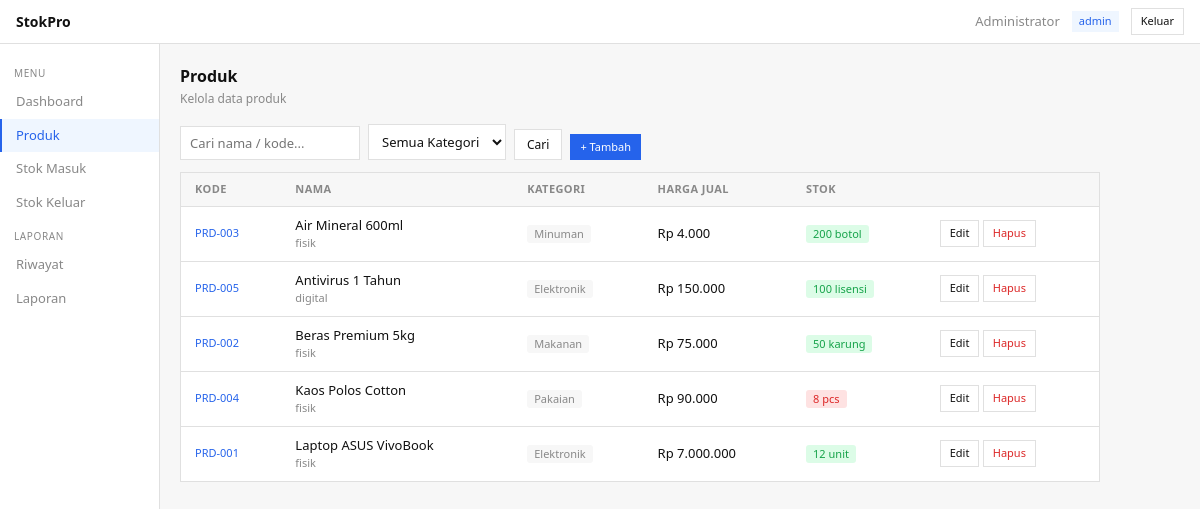
Screenshot of /index.php?page=produk (signed in) with the database file from the repository.
### tables this page shows
CREATE TABLE IF NOT EXISTS produk (
    id          INT AUTO_INCREMENT PRIMARY KEY,
    kode        VARCHAR(20)  NOT NULL UNIQUE,
    nama        VARCHAR(150) NOT NULL,
    kategori    ENUM('Elektronik','Makanan','Minuman','Pakaian','Lainnya') NOT NULL,
    jenis       ENUM('fisik','digital') NOT NULL DEFAULT 'fisik',
    satuan      VARCHAR(20)  NOT NULL,
    harga_beli  INT          NOT NULL DEFAULT 0,
    harga_jual  INT          NOT NULL DEFAULT 0,
    stok        INT          NOT NULL DEFAULT 0,
    min_stok    INT          NOT NULL DEFAULT 5,
    deskripsi   TEXT,
     
    link_download VARCHAR(255) DEFAULT NULL,
    masa_aktif    VARCHAR(50)  DEFAULT NULL,
    created_at  DATETIME DEFAULT CURRENT_TIMESTAMP,
    updated_at  DATETIME DEFAULT CURRENT_TIMESTAMP ON UPDATE CURRENT_TIMESTAMP
);

### config/autoload.php (called while the page is built, shortened)
<?php
spl_autoload_register(function (string $class): void {
    $prefix = 'StokPro\\';
    $base   = __DIR__ . '/../src/';
    $relative = substr($class, strlen($prefix));
    if (strncmp('Config\\', $relative, 7) === 0) {
        $file = __DIR__ . '/' . substr($relative, 7) . '.php';
    } else {
        $file = $base . str_replace('\\', '/', $relative) . '.php';
    }
});
function rupiah(int|float $n): string
{
    return 'Rp ' . number_format($n, 0, ',', '.');
}
function e(string $s): string
{
    return htmlspecialchars($s, ENT_QUOTES, 'UTF-8');
}

### src/Controllers/AuthController.php (called while the page is built, shortened)
<?php
class AuthController
{
    public static function isAdmin(): bool
    {
        return ($_SESSION['role'] ?? '') === 'admin';
    }
}

### config/database.php (called while the page is built, shortened)
<?php
class Database
{
    private static ?Database $instance = null;
    private \PDO $pdo;
    private string $host     = 'localhost';
    private string $dbname   = 'stokpro';
    private string $username = 'root';
    private string $password = '';
    private string $charset  = 'utf8mb4';
    private function __construct()
    {
        $dsn = "mysql:host={$this->host};dbname={$this->dbname};charset={$this->charset}";
        $options = [
            \PDO::ATTR_ERRMODE            => \PDO::ERRMODE_EXCEPTION,
            \PDO::ATTR_DEFAULT_FETCH_MODE => \PDO::FETCH_ASSOC,
            \PDO::ATTR_EMULATE_PREPARES   => false,
        ];
        try {
            $this->pdo = new \PDO($dsn, $this->username, $this->password, $options);
        } catch (\PDOException $e) {
            die('<div style="font-family:system-ui;padding:20px;color:red"><b>Koneksi database gagal:</b><br>' . $e->getMessage() . '<br><br>Pastikan MySQL berjalan dan database <b>stokpro</b> sudah dibuat.</div>');
        }
    }
    public static function getInstance(): Database
    {
        if (self::$instance === null) {
            self::$instance = new self();
        }
        return self::$instance;
    }
    public function getPdo(): \PDO
    {
        return $this->pdo;
    }
}

### src/Controllers/ProdukController.php (called while the page is built, shortened)
<?php
class ProdukController
{
    private \PDO $pdo;
    public function __construct()
    {
        $this->pdo = Database::getInstance()->getPdo();
    }
    public function getAll(string $cari = '', string $kat = ''): array
    {
        $sql    = "SELECT * FROM produk WHERE 1=1";
        $params = [];
        $sql .= " ORDER BY nama ASC";
        $stmt = $this->pdo->prepare($sql);
        $stmt->execute($params);
        return $stmt->fetchAll();
    }
}

### views/produk.php (the view, shortened to what this page needs)
<?php
$activePage = 'produk';
require __DIR__ . '/header.php';
?>
<h2>Produk</h2>
<div class="sub">Kelola data produk</div>
<form method="GET" action="/stokpro/index.php" class="search-bar">
  <input type="text" name="cari" value="<?= e($cari ?? '') ?>" placeholder="Cari nama / kode..." />
  <select name="kat">
    <option value="">Semua Kategori</option>
  </select>
  <button type="submit" class="btn">Cari</button>
  <?php if (AuthController::isAdmin()): ?>
    <a href="/stokpro/index.php?page=produk&action=form" class="btn btn-primary btn-sm">+ Tambah</a>
  <?php endif; ?>
</form>
<div class="tbl-wrap">
  <table>
    <thead>
      <tr>
        <th>Kode</th>
        <th>Nama</th>
        <th>Kategori</th>
        <th>Harga Jual</th>
        <th>Stok</th>
        <?php if (AuthController::isAdmin()): ?><th></th><?php endif; ?>
      </tr>
    </thead>
    <tbody>
      <?php if (empty($produk)): ?>
        <tr>
          <td colspan="6" class="empty">Tidak ada produk</td>
        </tr>
      <?php else: ?>
        <?php foreach ($produk as $p):
          $sc = $p['stok'] <= $p['min_stok'] ? 'low' : ($p['stok'] <= $p['min_stok'] * 2 ? 'mid' : 'ok');
        ?>
          <tr>
            <td class="text-blue" style="font-size:11px"><?= e($p['kode']) ?></td>
            <td>
              <?= e($p['nama']) ?>
              <div class="text-muted" style="font-size:11px"><?= e($p['jenis']) ?></div>
            </td>
            <td><span class="tag tag-cat"><?= e($p['kategori']) ?></span></td>
            <td><?= rupiah($p['harga_jual']) ?></td>
            <td><span class="tag tag-<?= $sc ?>"><?= $p['stok'] ?> <?= e($p['satuan']) ?></span></td>
            <?php if (AuthController::isAdmin()): ?>
              <td>
                <a href="/stokpro/index.php?page=produk&action=form&kode=<?= urlencode($p['kode']) ?>" class="btn btn-sm">Edit</a>
                <a href="/stokpro/index.php?page=produk&action=hapus&kode=<?= urlencode($p['kode']) ?>"
                  class="btn btn-sm btn-danger"
                  onclick="return confirm('Hapus produk <?= e($p['kode']) ?>?')">Hapus</a>
              </td>
            <?php endif; ?>
          </tr>
        <?php endforeach; ?>
      <?php endif; ?>
    </tbody>
  </table>
</div>
<?php require __DIR__ . '/footer.php'; ?>

### index.php (shortened to what this page needs)
<?php
require_once __DIR__ . '/config/autoload.php';
$produkCtrl = new ProdukController();
$page   = $_GET['page']   ?? 'dashboard';
if ($page === 'produk') {
    $cari   = $_GET['cari'] ?? '';
    $kat    = $_GET['kat']  ?? '';
    $produk = $produkCtrl->getAll($cari, $kat);
    require __DIR__ . '/views/produk.php';
    exit;
}

### views/header.php (shortened to what this page needs)
<!DOCTYPE html>
<html lang="id">
<head>
  <link rel="stylesheet" href="/stokpro/public/css/style.css" />
</head>
<body>
  <div class="topbar">
    <b>StokPro</b>
    <div class="topbar-right">
      <span><?= e($_SESSION['nama'] ?? '') ?></span>
      <span class="role-tag"><?= e($_SESSION['role'] ?? '') ?></span>
      <a href="/stokpro/index.php?action=logout" class="btn btn-sm">Keluar</a>
    </div>
  </div>
  <div class="layout">
    <nav class="sidebar">
      <div class="nav-group">Menu</div>
      <a href="/stokpro/index.php" class="nav-item <?= ($activePage ?? '') === 'dashboard' ? 'active' : '' ?>">Dashboard</a>
      <a href="/stokpro/index.php?page=produk" class="nav-item <?= ($activePage ?? '') === 'produk' ? 'active' : '' ?>">Produk</a>
      <a href="/stokpro/index.php?page=masuk" class="nav-item <?= ($activePage ?? '') === 'masuk' ? 'active' : '' ?>">Stok Masuk</a>
      <a href="/stokpro/index.php?page=keluar" class="nav-item <?= ($activePage ?? '') === 'keluar' ? 'active' : '' ?>">Stok Keluar</a>
      <div class="nav-group">Laporan</div>
      <a href="/stokpro/index.php?page=riwayat" class="nav-item <?= ($activePage ?? '') === 'riwayat' ? 'active' : '' ?>">Riwayat</a>
      <a href="/stokpro/index.php?page=laporan" class="nav-item <?= ($activePage ?? '') === 'laporan' ? 'active' : '' ?>">Laporan</a>
    </nav>
    <main class="main">

### views/footer.php
  </main>
</div>
</body>
</html>

### public/css/style.css (style rules this page uses)
*, *::before, *::after { box-sizing: border-box; margin: 0; padding: 0; }
:root { --bg: #f7f7f7; --white: #ffffff; --border: #e0e0e0; --text: #111; --muted: #888; --blue: #2563eb; --green: #16a34a; --red: #dc2626; --yellow: #b45309; }
body { font-family: system-ui, sans-serif; background: var(--bg); color: var(--text); font-size: 13px; line-height: 1.5; }
a { color: var(--blue); text-decoration: none; }
.topbar { height: 44px; background: var(--white); border-bottom: 1px solid var(--border); display: flex; align-items: center; justify-content: space-between; padding: 0 16px; position: sticky; top: 0; z-index: 10; }
.topbar b { font-size: 14px; }
.topbar-right { display: flex; align-items: center; gap: 12px; color: var(--muted); }
.role-tag { font-size: 11px; background: #eff6ff; color: var(--blue); padding: 2px 7px; }
.layout { display: flex; min-height: calc(100vh - 44px); }
.sidebar { width: 160px; background: var(--white); border-right: 1px solid var(--border); padding: 12px 0; flex-shrink: 0; }
.nav-group { font-size: 10px; color: var(--muted); text-transform: uppercase; letter-spacing: .6px; padding: 10px 14px 4px; }
.nav-item { display: block; padding: 7px 14px; color: var(--muted); font-size: 13px; border-left: 2px solid transparent; }
.nav-item.active { color: var(--blue); border-left-color: var(--blue); background: #eff6ff; }
.main { flex: 1; padding: 20px; overflow-y: auto; max-width: 960px; }
h2 { font-size: 16px; margin-bottom: 2px; }
.sub { font-size: 12px; color: var(--muted); margin-bottom: 16px; }
.tbl-wrap { background: var(--white); border: 1px solid var(--border); margin-bottom: 16px; overflow-x: auto; }
table { width: 100%; border-collapse: collapse; }
th { text-align: left; padding: 8px 14px; font-size: 11px; color: var(--muted); text-transform: uppercase; letter-spacing: .4px; border-bottom: 1px solid var(--border); background: var(--bg); font-weight: 600; }
td { padding: 9px 14px; border-bottom: 1px solid var(--border); }
tr:last-child td { border-bottom: none; }
.tag { display: inline-block; padding: 1px 7px; font-size: 11px; border-radius: 3px; }
.tag-ok { background: #dcfce7; color: var(--green); }
.tag-low { background: #fee2e2; color: var(--red); }
.tag-cat { background: var(--bg); color: var(--muted); }
.btn { display: inline-block; padding: 6px 12px; border: 1px solid var(--border); background: var(--white); cursor: pointer; font-size: 12px; font-family: inherit; color: var(--text); }
.btn-primary { background: var(--blue); color: #fff !important; border-color: var(--blue); }
.btn-danger { color: var(--red) !important; }
.btn-sm { padding: 4px 9px; font-size: 11px; }
input[type=text], input[type=number], input[type=password], select, textarea { width: 100%; padding: 7px 9px; border: 1px solid var(--border); background: var(--white); font-family: inherit; font-size: 13px; color: var(--text); outline: none; }
.search-bar { display: flex; gap: 8px; margin-bottom: 12px; flex-wrap: wrap; align-items: flex-end; }
.search-bar input { width: 180px; }
.search-bar select { width: auto; }
.text-blue { color: var(--blue); }
.text-muted { color: var(--muted); }

### rows the page displays
produk: kode "PRD-003", nama "Air Mineral 600ml", jenis "fisik", kategori "Minuman", harga_jual "Rp 4.000", stok "200", satuan "botol"
produk: kode "PRD-005", nama "Antivirus 1 Tahun", jenis "digital", kategori "Elektronik", harga_jual "Rp 150.000", stok "100", satuan "lisensi"
produk: kode "PRD-002", nama "Beras Premium 5kg", jenis "fisik", kategori "Makanan", harga_jual "Rp 75.000", stok "50", satuan "karung"
produk: kode "PRD-004", nama "Kaos Polos Cotton", jenis "fisik", kategori "Pakaian", harga_jual "Rp 90.000", stok "8", satuan "pcs"
produk: kode "PRD-001", nama "Laptop ASUS VivoBook", jenis "fisik", kategori "Elektronik", harga_jual "Rp 7.000.000", stok "12", satuan "unit"

### other values shown
$_SESSION['nama'] "Administrator"
$_SESSION['role'] "admin"
